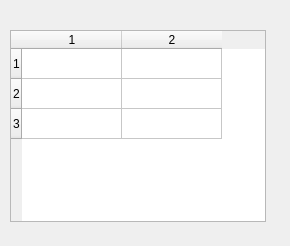
<?xml version="1.0" encoding="UTF-8"?>
<ui version="4.0">
 <class>Dialog</class>
 <widget class="QDialog" name="Dialog">
  <property name="geometry">
   <rect>
    <x>0</x>
    <y>0</y>
    <width>290</width>
    <height>246</height>
   </rect>
  </property>
  <property name="windowTitle">
   <string>Dialog</string>
  </property>
  <widget class="QTableWidget" name="tableWidget">
   <property name="geometry">
    <rect>
     <x>10</x>
     <y>30</y>
     <width>256</width>
     <height>192</height>
    </rect>
   </property>
   <property name="rowCount">
    <number>3</number>
   </property>
   <property name="columnCount">
    <number>2</number>
   </property>
   <row/>
   <row/>
   <row/>
   <column/>
   <column/>
  </widget>
 </widget>
 <resources/>
 <connections/>
</ui>
